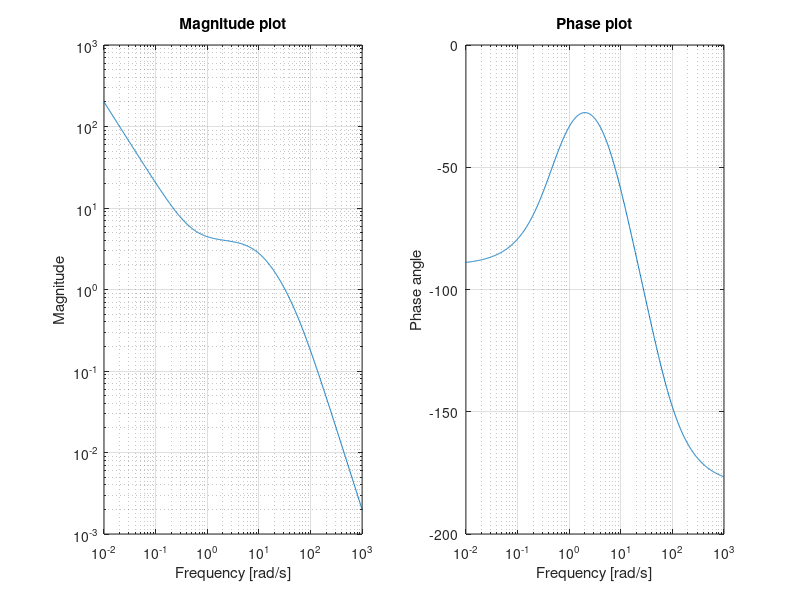

Here is the MATLAB script that generated this plot: (Note: this script raises an error after producing the figure.)
den = @(w) (w.*j).*(w.*j+10).*(w.*j+50);
num = @(w) 2000.*(w.*j + 0.5);
tf = @(w) num(w)./den(w);


w = logspace(-2,3, 1000);
subplot(1, 2, 1)
loglog(w, abs(tf(w)));
xlabel("Frequency [rad/s]")
ylabel("Magnitude")
title("Magnitude plot")
grid on

subplot(1, 2, 2)
semilogx(w, angle(tf(w))*180/pi);
grid on
xlabel("Frequency [rad/s]")
ylabel("Phase angle")
title("Phase plot")
sgtitle("Magnitude/phase plot for Example 2 above")